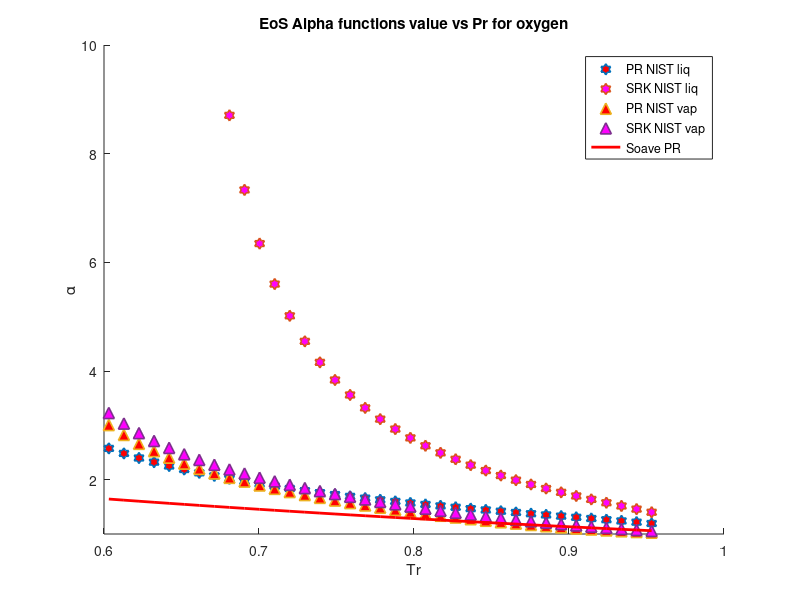

Here is the MATLAB script that generated this plot:
clear 
clc
load ethanol_sat_data.mat
%alpha PR & SRK for ethanol
P = P*10^6;
omega = 0.649; %Acentric factor
Tc = 514; %K
Pc = 6137000; %Pa
R = 8.31446 %J/K*mol
Zc = 0.241;
b1 = 0.07780*(R*Tc/Pc);
a1 = 0.45724*(((R^2)*(Tc^2))/Pc);
b2 = 0.08664*(R*Tc/Pc);
a2 = 0.42747*(((R^2)*(Tc^2))/Pc);
omega_c = 1-3*Zc;
omega_b = 0.08446114781;
omega_a = 3*Zc^2+3*(1-2*Zc)*omega_b+omega_b^2+1-3*Zc;
a3 = omega_a*(((R^2)*(Tc^2))/Pc);
b3 = omega_b*(R*Tc/Pc);
c3 = omega_c*(R*Tc/Pc);
T = 310; %k
M = 46/1000; %kg/mol
S1=0.37464+1.54226*omega-0.26992*omega^2;
S2=0.48508+1.55171*omega-0.176*omega^2;

for i = 1:1:37
   Pr = P/Pc; 
   Tr = T/Tc;
   Tr_list(i)=Tr;
   Vm_liq(i) = M/rho_liq(i);
   Vm_vap(i) = M/rho_vap(i);
   alpha_PT_liq(i) = ((R*T)/(Vm_liq(i)-b3)-P(i))*((Vm_liq(i)^2+b3*Vm_liq(i)+c3*Vm_liq(i)-c3*b3)/a3);
   alpha_PT_vap(i) = ((R*T)/(Vm_vap(i)-b3)-P(i))*((Vm_vap(i)^2+b3*Vm_vap(i)+c3*Vm_vap(i)-c3*b3)/a3);
   alpha_PR_liq(i) = ((R*T)/(Vm_liq(i)-b1)-P(i))*((Vm_liq(i)^2+2*b1*Vm_liq(i)-b1^2)/a1)
   alpha_SRK_liq(i) = ((R*T)/(Vm_liq(i)-b2)-P(i))*((Vm_liq(i)^2+b2*Vm_liq(i))/a2);
   alpha_PR_vap(i) = ((R*T)/(Vm_vap(i)-b1)-P(i))*((Vm_vap(i)^2+2*b1*Vm_vap(i)-b1^2)/a1);
   alpha_SRK_vap(i) = ((R*T)/(Vm_vap(i)-b2)-P(i))*((Vm_vap(i)^2+b2*Vm_vap(i))/a2);
   alpha_soave_PR(i) =(1+S1*(1-sqrt(Tr)))^2;
   alpha_soave_SRK(i) =(1+S2*(1-sqrt(Tr)))^2;
   alpha_Gasem(i) = exp((1.943+0.926*Tr)*(1-(Tr)^0.1441));
%    alpha_twu(i) = (Tr)^(0.081043)*exp(0.915696*(1-(Tr)^(2.61622)));
   Temp(i)=T;
   T = T+5;
end
hold on

 plot(Tr_list,alpha_PR_liq,'h','MarkerSize',8,'MarkerFaceColor','r','LineWidth',1.2)
 %plot(Tr_list,alpha_PT_liq,'h','MarkerSize',8,'MarkerFaceColor','g','LineWidth',1.2)
 plot(Tr_list,alpha_SRK_liq,'h','MarkerSize',8,'MarkerFaceColor','m','LineWidth',1.2)
 plot(Tr_list,alpha_PR_vap,'^','MarkerSize',8,'MarkerFaceColor','r','LineWidth',1.2)
 %plot(Tr_list,alpha_PT_vap,'^','MarkerSize',8,'MarkerFaceColor','g','LineWidth',1.2)
 plot(Tr_list,alpha_SRK_vap,'^','MarkerSize',8,'MarkerFaceColor','m','LineWidth',1.2)
 plot(Tr_list,alpha_soave_PR,'r','LineWidth',2)
% plot(Tr_list,alpha_soave_SRK,'g','LineWidth',2)
% plot(Tr_list,alpha_Gasem,'b','LineWidth',2)

hold off
legend('PR NIST liq','SRK NIST liq','PR NIST vap','SRK NIST vap','Soave PR')
xlabel('Tr')
ylabel('\alpha')
title('EoS Alpha functions value vs Pr for oxygen')
axis([0.6,1,1,10])
